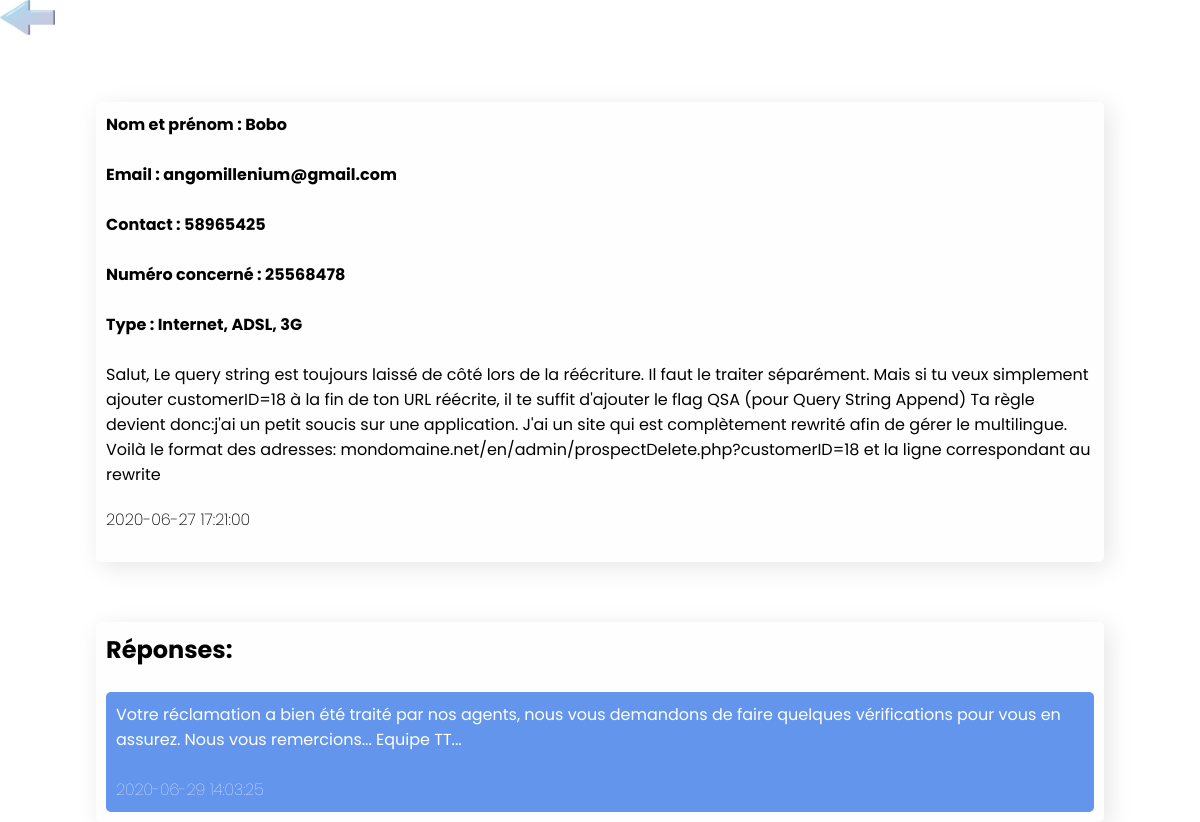
The app's page /public/home/allComplaints/complaint?id=14 (signed in) with its own data.
### tables this page shows
CREATE TABLE `complaint` (
  `id_complaint` int(11) NOT NULL,
  `message` text NOT NULL,
  `type` int(11) DEFAULT NULL,
  `id_customer` int(11) DEFAULT NULL,
  `date_complaint` datetime NOT NULL,
  `state` int(11) DEFAULT '1',
  `customer_type` int(11) DEFAULT '1',
  `contact_concerned` int(8) NOT NULL,
  `number_concerned` varchar(255) NOT NULL,
  `mail` varchar(255) DEFAULT NULL,
  `user_has_complaint` varchar(255) DEFAULT NULL
);

CREATE TABLE `complaint_type` (
  `idtype` int(11) NOT NULL,
  `name` varchar(255) DEFAULT NULL
);

CREATE TABLE `response` (
  `message_response` longtext,
  `id_complaint` int(11) DEFAULT NULL,
  `date_response` datetime DEFAULT NULL,
  `num` int(11) NOT NULL
);

### src/Controllers/DisplayComplaintToUserController.php (called while the page is built, shortened)
<?php
class DisplayComplaintToUserController{
    public function index(){
        $complaint = [
            'complaint' => $this->getComplaintofUser(),
            'response' => $this->getResponseOfAdmin()
        ];
        return View::render("displayComplaintToUser","complaint","Réclamation", compact('complaint'));
    }
    public function getComplaintofUser()
    {
        $data = new ComplaintManager();
        return $data->getOneComplaint();
    }
    public function getResponseOfAdmin(){
        $r = new ResponseManager();
        return $r->getResponse();
    }
}

### src/Models/Managers/ResponseManager.php (called while the page is built, shortened)
<?php
class ResponseManager{
    private $_bdd;
    public function __construct()
    {
        $this->_bdd = Connexion::getConnexionPDO();
    }
    public function getResponse(){
        $bdd = $this->_bdd;
        if (isset($_GET['id'])) {
            $q = $bdd->prepare('SELECT * FROM response WHERE id_complaint=:id');
            $q->execute([
                ':id' => $_GET['id']
                ]);
            return $q->fetchAll();
        }
    }
}

### src/Models/Managers/ComplaintManager.php (called while the page is built, shortened)
<?php
class ComplaintManager{
    private $_bdd;
    public function __construct()
    {
        $this->_bdd = Connexion::getConnexionPDO();
    }
    public function getOneComplaint(){
        $bdd = $this->_bdd;
        if (isset($_GET['id'])) {
            $query = $bdd->prepare('SELECT *, complaint_type.idtype FROM complaint INNER JOIN complaint_type ON complaint_type.idtype=complaint.type WHERE id_complaint = :id');
            $query->execute([
                ':id' => $_GET['id']
            ]);
            return $query->fetch();
        }
    }
}

### views/complaint/displayComplaintToUser.php (the view, shortened to what this page needs)
<link href="http://localhost/GRTT/public/css/displayComplaintToUser.css" rel="stylesheet">
<div class="container">
    <a href="http://localhost/GRTT/public"><img class="back" src="http://localhost/GRTT/public/img/arrow-23255_1280.png" alt=""></a>
    <div class="complaint-box-content">
        <h4>Nom et prénom : <?= $complaint['complaint']['user_has_complaint'] ?></h4><br>
        <h4>Email : <?= $complaint['complaint']['mail'] ?></h4><br>
        <h4>Contact : <?= $complaint['complaint']['contact_concerned'] ?></h4><br>
        <h4>Numéro concerné : <?= $complaint['complaint']['number_concerned'] ?></h4><br>
        <h4>Type : <?= $complaint['complaint']['name'] ?></h4><br>
        <p style="margin-bottom: 20px;"> <?= htmlentities($complaint['complaint']['message']) ?> </p>
        <p style="font-weight:200;margin-bottom: 20px;"><?= $complaint['complaint']['date_complaint'] ?></p>
    </div>
    <?php if ($complaint['complaint']['state'] == 2) : ?>
        <div class="response_content">
            <h2>Réponses:</h2><br>
            <?php foreach ($complaint['response'] as $response) : ?>
                <div class="response_box">
                    <p><?= $response['message_response'] ?></p><br>
                    <p style="font-weight:100;"><?= $response['date_response'] ?></p>
                </div>
            <?php endforeach; ?>
        </div>
    <?php endif; ?>
</div>

### public/index.php (shortened to what this page needs)
<?php
$url = explode("/", $_GET['url']);
if (isset($url[0])) {
    switch ($url[0]) {
        case $url[0] == "home":
            if (isset($url[1])) {
                switch ($url[1]) {
                    case $url[1] == 'allComplaints':
                        if (isset($url[2])) {
                            switch ($url[2]) {
                                case 'complaint':
                                   $displayTo = new DisplayComplaintToUserController();
                                   $displayTo->index();
                                break;
                            }
                        } else{
                            $send = new AllComplaintSendController();
                            $send->index();
                        }
                        break;
                }
            } else {
                $userHome = new HomeController();
                $userHome->index();
            }
            break;
    }
}

### src/View.php (shortened to what this page needs)
<?php
class View {
    public static function render(string $filename, string $directory,string $title, $data = [])
    {
        $template = '../views/template/default.php';
        $filePath = '../views/' . $directory . '/';
        $file = $filePath.$filename.'.php';
        if (file_exists($template)) {
            require $template;
        } else {
            throw new Exception("Erreur de dossier ou le fichier demandé n'existe pas", 1);
        }
        extract($data);
        require $file;
    }
}

### views/template/default.php (shortened to what this page needs)
<!DOCTYPE html>
<html lang="fr">
    <head>
    </head>
    <body>
    </body>
</html>

### public/css/displayComplaintToUser.css (style rules this page uses)
* { font-family: 'Poppins', sans-serif; box-sizing: border-box; margin: 0; padding: 0; }
.complaint-box-content { position: relative; top: 60px; background-color: #fefefe; margin: auto; height: auto; width: 280px; border-radius: 5px; padding: 10px; box-shadow: 5px 5px 25px rgba(0, 0, 0, 0.1); -webkit-border-radius: 5px; -moz-border-radius: 5px; -ms-border-radius: 5px; -o-border-radius: 5px; }
.response_content { position: relative; top: 120px; background-color: #fefefe; margin: auto; display: flex; flex-direction: column; justify-content: start; align-items: start; height: auto; width: 280px; border-radius: 5px; padding: 10px; box-shadow: 5px 5px 25px rgba(0, 0, 0, 0.1); -webkit-border-radius: 5px; -moz-border-radius: 5px; -ms-border-radius: 5px; -o-border-radius: 5px; margin-bottom: 30px; }
.response_box { background-color: cornflowerblue; color: white; border-radius: 5px; -webkit-border-radius: 5px; -moz-border-radius: 5px; -ms-border-radius: 5px; -o-border-radius: 5px; padding: 10px; }
.back { height: 35px; position: relative; }
@media all and (min-width: 400px) { .complaint-box-content { width: 370px; } }
@media all and (min-width: 400px) { .response_content { width: 370px; } }
@media all and (min-width: 500px) { .complaint-box-content { width: 500px; } }
@media all and (min-width: 500px) { .response_content { width: 500px; } }
@media all and (min-width: 730px) { .complaint-box-content { width: 760px; } }
@media all and (min-width: 730px) { .response_content { width: 760px; } }
@media all and (min-width: 900px) { .complaint-box-content { width: 63em; } }
@media all and (min-width: 900px) { .response_content { width: 63em; } }

### records on screen
complaint: user_has_complaint "Bobo", mail "angomillenium@gmail.com", contact_concerned "58965425", number_concerned "25568478", type.name "Internet, ADSL, 3G", message "Salut, Le query string est toujours laissé de côté lors de la réécriture. Il faut le traiter séparément. Mais si tu veux simplement ajouter customerID=18 à la fin de ton URL réécrite, il te suffit d'ajouter le flag QSA (pour Query String Append) Ta règle devient donc:j'ai un petit soucis sur une application. J'ai un site qui est complètement rewrité afin de gérer le multilingue. Voilà le format des adresses: mondomaine.net/en/admin/prospectDelete.php?customerID=18 et la ligne correspondant au rewrite", date_complaint "2020-06-27 17:21:00"
response: message_response "Votre réclamation a bien été traité par nos agents, nous vous demandons de faire quelques vérifications pour vous en assurez. Nous vous remercions... Equipe TT...", date_response "2020-06-29 14:03:25"
